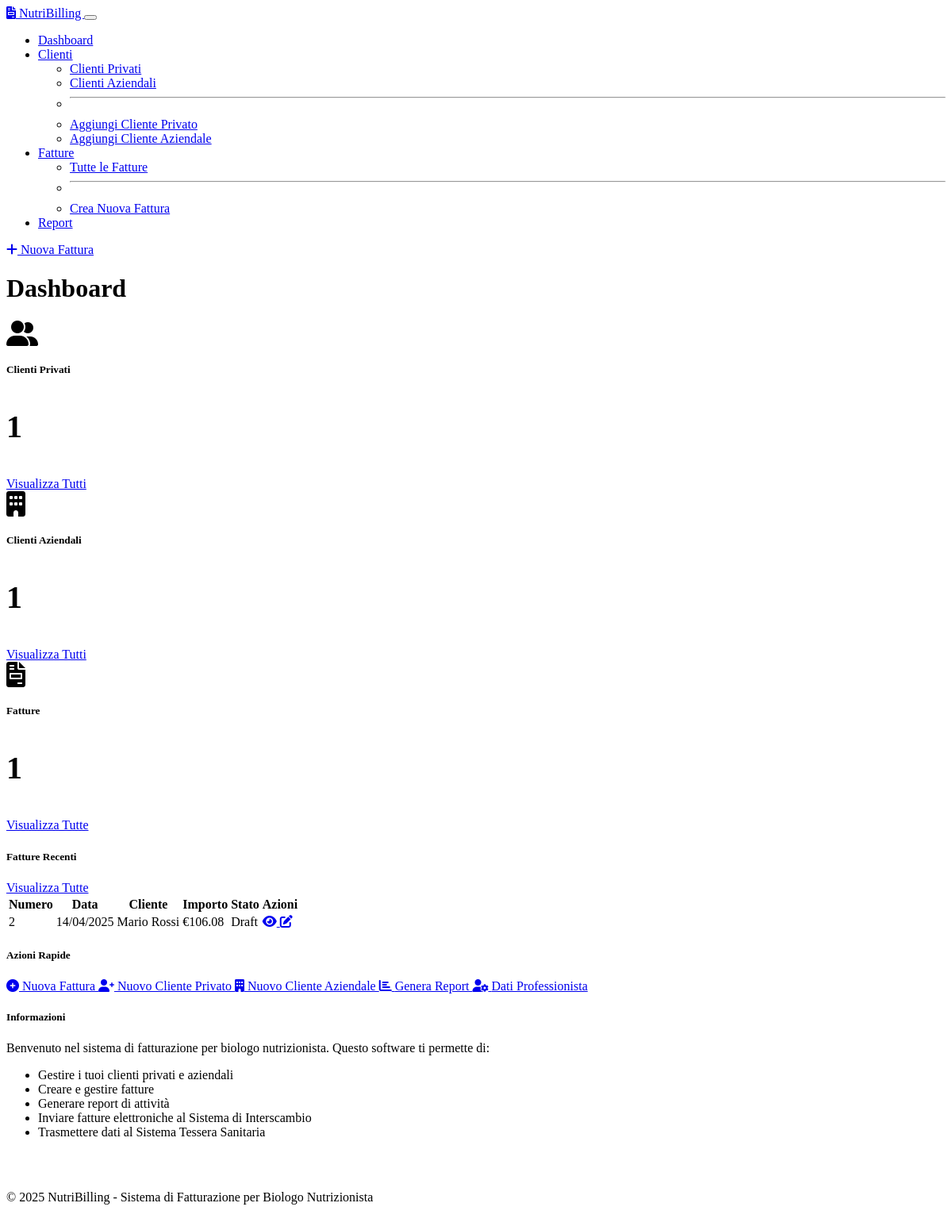
Page /home on the earlier database version.
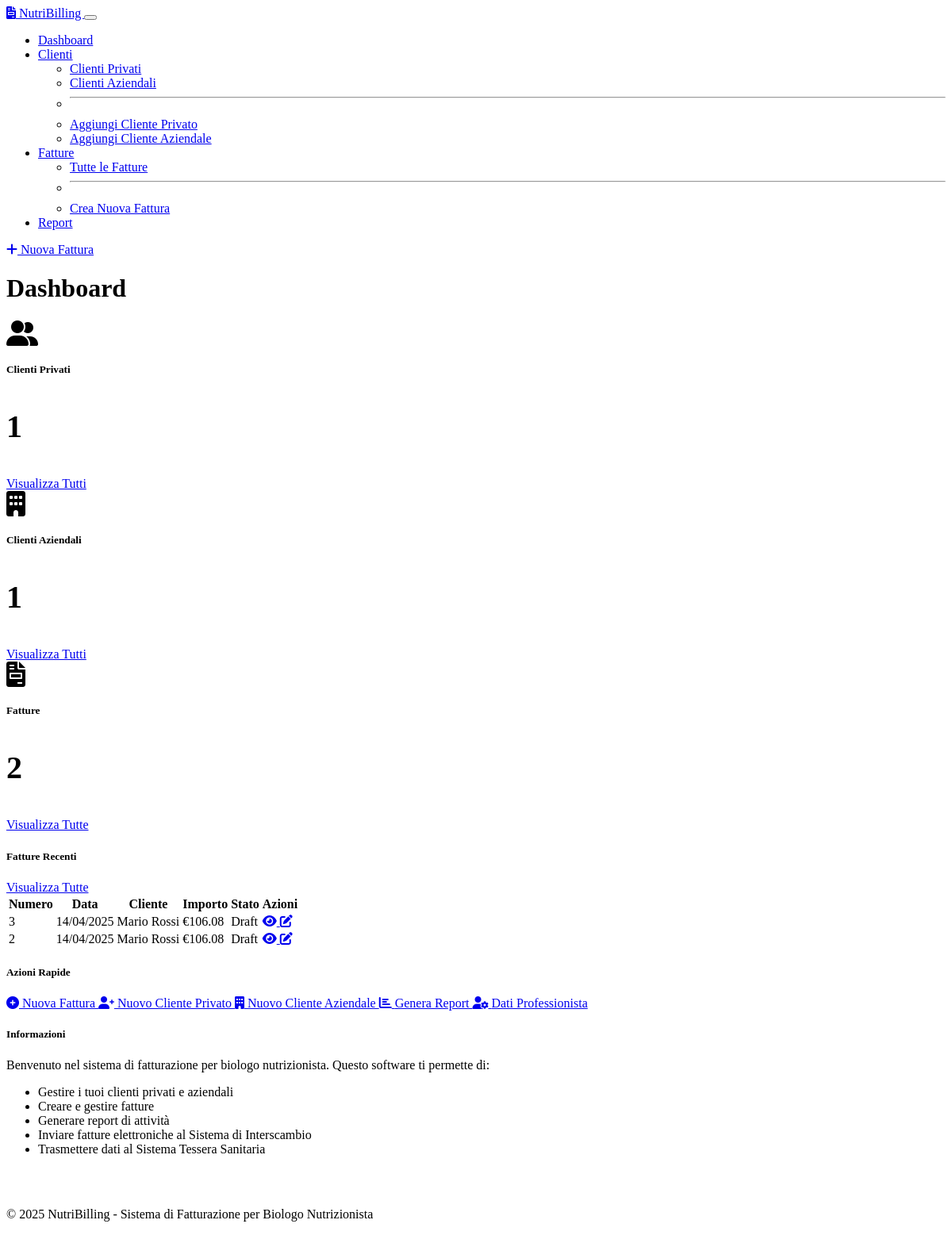
Same page on the later database version.
### models.py (models this page shows, shortened)
class Invoice(db.Model):
    __tablename__ = 'invoices'
    id = db.Column(db.Integer, primary_key=True)
    invoice_number = db.Column(db.String(50), nullable=False, unique=True)
    invoice_date = db.Column(db.Date, nullable=False, default=datetime.utcnow().date)
    private_client_id = db.Column(db.Integer, db.ForeignKey('private_clients.id'), nullable=True)
    business_client_id = db.Column(db.Integer, db.ForeignKey('business_clients.id'), nullable=True)
    payment_method = db.Column(db.String(100), nullable=True)
    notes = db.Column(db.Text, nullable=True)
    payment_due_date = db.Column(db.Date, nullable=True)
    status = db.Column(db.String(20), nullable=False, default='draft')  # draft, sent, paid, cancelled
    sent_to_sdi = db.Column(db.Boolean, default=False)  # Sent to Sistema di Interscambio
    sent_to_sts = db.Column(db.Boolean, default=False)  # Sent to Sistema Tessera Sanitaria
    health_service_related = db.Column(db.Boolean, default=False)  # If related to health services
    apply_enpab = db.Column(db.Boolean, default=True)  # Apply ENPAB contribution (4%)
    apply_stamp = db.Column(db.Boolean, default=True)  # Apply revenue stamp (€2.00)
    stamp_amount = db.Column(db.Float, default=2.00)  # Revenue stamp amount, default €2.00
    enpab_rate = db.Column(db.Float, default=4.00)  # ENPAB rate, default 4%
    created_at = db.Column(db.DateTime, default=lambda: datetime.now(timezone.utc))
    updated_at = db.Column(db.DateTime, default=lambda: datetime.now(timezone.utc), onupdate=lambda: datetime.now(timezone.utc))
    items = db.relationship('InvoiceItem', backref='invoice', lazy=True, cascade="all, delete-orphan")
    @property
    def subtotal(self):
        return sum(item.total_price for item in self.items)
    @property
    def enpab_amount(self):
        if not self.apply_enpab:
            return 0
        stamp_amount = self.stamp_amount if self.apply_stamp else 0
        return (self.subtotal + stamp_amount) * (self.enpab_rate / 100)
    @property
    def taxable_amount(self):
        return self.subtotal + self.enpab_amount
    @property
    def total_vat(self):
        items_vat = sum(item.total_price * (item.vat_rate / 100) for item in self.items)
        has_vat_items = any(item.vat_rate > 0 for item in self.items)
        enpab_vat = 0
        if has_vat_items and self.apply_enpab:
            enpab_without_stamp = self.subtotal * (self.enpab_rate / 100)
            enpab_vat = enpab_without_stamp * 0.22
        return items_vat + enpab_vat
    @property
    def stamp_duty(self):
        if not self.apply_stamp:
            return 0
        return self.stamp_amount
    @property
    def total(self):
        return self.taxable_amount + self.total_vat + self.stamp_duty
    @property
    def client_name(self):
        if self.private_client_id:
            return self.private_client.full_name
        elif self.business_client_id:
            return self.business_client.business_name
        return "Unknown Client"

class PrivateClient(db.Model):
    __tablename__ = 'private_clients'
    id = db.Column(db.Integer, primary_key=True)
    first_name = db.Column(db.String(100), nullable=False)
    last_name = db.Column(db.String(100), nullable=False)
    fiscal_code = db.Column(db.String(16), nullable=False, unique=True)
    email = db.Column(db.String(120), nullable=True)
    phone = db.Column(db.String(20), nullable=True)
    address = db.Column(db.String(255), nullable=True)
    city = db.Column(db.String(100), nullable=True)
    postal_code = db.Column(db.String(10), nullable=True)
    province = db.Column(db.String(2), nullable=True)
    date_of_birth = db.Column(db.Date, nullable=True)
    notes = db.Column(db.Text, nullable=True)
    created_at = db.Column(db.DateTime, default=lambda: datetime.now(timezone.utc))
    updated_at = db.Column(db.DateTime, default=lambda: datetime.now(timezone.utc), onupdate=lambda: datetime.now(timezone.utc))
    invoices = db.relationship('Invoice', backref='private_client', lazy=True,
                               foreign_keys='Invoice.private_client_id')
    @property
    def full_name(self):
        return f"{self.first_name} {self.last_name}"

class InvoiceItem(db.Model):
    __tablename__ = 'invoice_items'
    id = db.Column(db.Integer, primary_key=True)
    invoice_id = db.Column(db.Integer, db.ForeignKey('invoices.id', ondelete='CASCADE'), nullable=False)
    description = db.Column(db.String(255), nullable=False)
    quantity = db.Column(db.Integer, nullable=False, default=1)
    unit_price = db.Column(db.Float, nullable=False)
    vat_rate = db.Column(db.Float, nullable=False, default=22.0)  # Default 22% VAT in Italy
    exemption_reason = db.Column(db.String(255), nullable=True)
    created_at = db.Column(db.DateTime, default=lambda: datetime.now(timezone.utc))
    updated_at = db.Column(db.DateTime, default=lambda: datetime.now(timezone.utc), onupdate=lambda: datetime.now(timezone.utc))
    @property
    def total_price(self):
        return self.quantity * self.unit_price

### routes.py (the view)
@app.route('/')
@app.route('/home') # Aggiunto endpoint per coerenza con configura_professionista.html
def index():
    private_clients_count = PrivateClient.query.count()
    business_clients_count = BusinessClient.query.count()
    invoices_count = Invoice.query.count()
    recent_invoices = Invoice.query.order_by(Invoice.created_at.desc()).limit(5).all()
    return render_template('index.html',
                          private_clients_count=private_clients_count,
                          business_clients_count=business_clients_count,
                          invoices_count=invoices_count,
                          recent_invoices=recent_invoices)

### app.py (called while the page is built)
@app.context_processor
def utility_processor():
    def now():
        return datetime.now()
    return dict(now=now)

### templates/index.html (shortened to what the changed rows need)
{% extends "base.html" %}
{% block page_title %}Dashboard{% endblock %}
{% block content %}
<div class="row mb-4">
    <div class="col-md-4">
        <div class="card count-card bg-success text-white mb-3">
            <div class="card-body text-center">
                <i class="fas fa-file-invoice mb-2" style="font-size: 2rem;"></i>
                <h5 class="card-title">Fatture</h5>
                <p class="count-number mb-0">{{ invoices_count }}</p>
            </div>
        </div>
    </div>
</div>
<div class="row">
    <div class="col-md-8">
        <div class="card mb-4">
            <div class="card-body">
                {% if recent_invoices %}
                <div class="table-responsive">
                    <table class="table table-striped table-hover">
                        <thead>
                            <tr>
                                <th>Numero</th>
                                <th>Data</th>
                                <th>Cliente</th>
                                <th>Importo</th>
                                <th>Stato</th>
                                <th>Azioni</th>
                            </tr>
                        </thead>
                        <tbody>
                            {% for invoice in recent_invoices %}
                            <tr>
                                <td>{{ invoice.invoice_number }}</td>
                                <td>{{ invoice.invoice_date.strftime('%d/%m/%Y') }}</td>
                                <td>{{ invoice.client_name }}</td>
                                <td>€{{ "%.2f"|format(invoice.total) }}</td>
                                <td>
                                    <span class="badge {% if invoice.status == 'draft' %}bg-secondary{% elif invoice.status == 'sent' %}bg-primary{% elif invoice.status == 'paid' %}bg-success{% elif invoice.status == 'cancelled' %}bg-danger{% endif %}">
                                        {{ invoice.status|capitalize }}
                                    </span>
                                </td>
                                <td>
                                    <a href="{{ url_for('view_invoice', invoice_id=invoice.id) }}" class="btn btn-sm btn-info">
                                        <i class="fas fa-eye"></i>
                                    </a>
                                    <a href="{{ url_for('edit_invoice', invoice_id=invoice.id) }}" class="btn btn-sm btn-warning">
                                        <i class="fas fa-edit"></i>
                                    </a>
                                </td>
                            </tr>
                            {% endfor %}
                        </tbody>
                    </table>
                </div>
                {% else %}
                <div class="alert alert-info mb-0">
                    Non ci sono fatture recenti. <a href="{{ url_for('add_invoice') }}" class="alert-link">Crea la prima fattura</a>.
                </div>
                {% endif %}
            </div>
        </div>
    </div>
</div>
{% endblock %}

Differences in the rows shown:
added Invoice: invoice_number "3", invoice_date "14/04/2025", client_name "Mario Rossi", status "Draft"
added InvoiceItem: total "106.08"
Other differences:
{{ invoices_count }}: "1" → "2"
